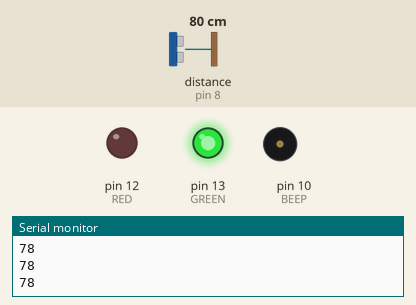
The sketch below on a simulated Arduino Uno, built with avr-gcc and run on an emulated ATmega328P. Shown: output pins drawn as LEDs (lit = HIGH), buzzer (waves = sounding, pin HIGH), the last lines printed to the serial monitor. Wiring (inferred from the names in the program): ultrasonic range finder: trigger pin 7; echo pin 8. Inputs (shaded band) come from the test bench; at power-on: distance to the obstacle (sensor on pin 8) 80 cm. The echo pulse lasts 58.3 µs per cm; pins used as bus, display or sensor lines are not drawn.

Above: at 1.2 s.
1.3 s: distance to the obstacle (sensor on pin 8) set to 11 cm
2.8 s: distance to the obstacle (sensor on pin 8) set to 8 cm
At 3.9 s:
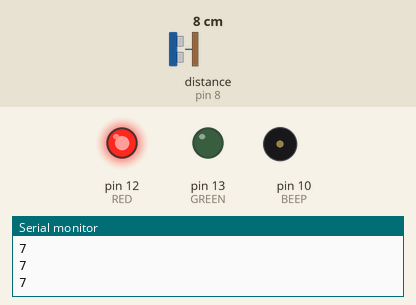
4.5 s: distance to the obstacle (sensor on pin 8) set to 4 cm
At 4.9 s:
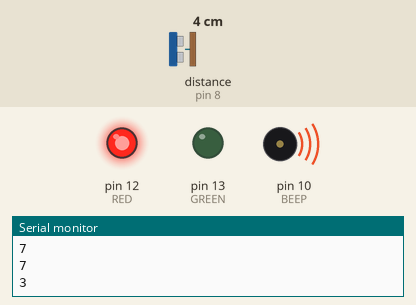
7.5 s: distance to the obstacle (sensor on pin 8) set to 9 cm
At 8.7 s:
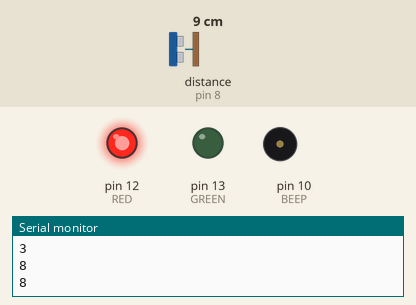
9.0 s: distance to the obstacle (sensor on pin 8) set to 2 cm
At 9.4 s:
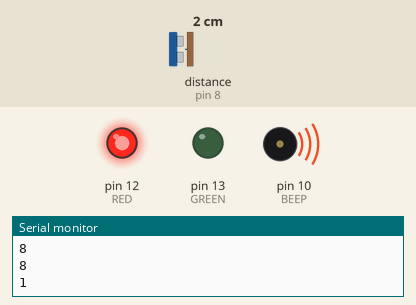
Timing chart, 0 to 13.0 s (numbered marks = the images above; inputs shaded):
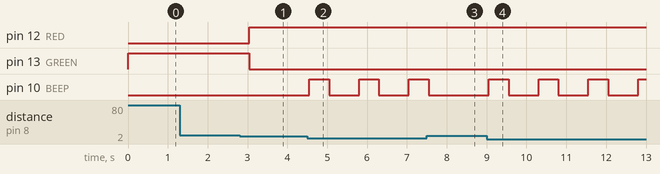

Measured:
- the behaviour switches between 10 and 9 cm on distance to the obstacle (sensor on pin 8) (found by bisection; images 0 and 1)
- the behaviour switches between 6 and 5 cm on distance to the obstacle (sensor on pin 8) (found by bisection; images 1 and 2)
- after the input at 2.8 s, pin 12 (RED): LOW → HIGH after 0.24 s; pin 13 (GREEN): HIGH → LOW after 0.24 s
- after the input at 4.5 s, pin 10 (BEEP): alternates HIGH for 0.50 s and LOW for 0.75 s, starting after 0.05 s
- after the input at 7.5 s, pin 10 (BEEP): goes on until 7.5 s, then stays LOW
- after the input at 9.0 s, pin 10 (BEEP): alternates HIGH for 0.50 s and LOW for 0.75 s, starting after 0.05 s

The sketch:

parking_sensor.ino
```cpp
#define TRIG 7
#define ECHO 8
#define GREEN 13
#define RED 12
#define BEEP 10
// defining pin numbers for ease of code


void setup() {
  // put your setup code here, to run once:
  Serial.begin(9600);      // Starting serial monitor
  pinMode(TRIG, OUTPUT);   // TRIG sends the sound pulse
  pinMode(ECHO, INPUT);    // ECHO receives the returning pulse
  pinMode(GREEN, OUTPUT);  // setting outputs
  pinMode(RED, OUTPUT);
  pinMode(BEEP, OUTPUT);
}

void loop() {
  // put your main code here, to run repeatedly:
  digitalWrite(TRIG, LOW);       // Make sure TRIG starts LOW
  delayMicroseconds(2);          // Small pause
  digitalWrite(TRIG, HIGH);      // Send HIGH for 10 microseconds
  delayMicroseconds(10);
  digitalWrite(TRIG, LOW);       // Turn TRIG off again

  // measure how long the wave takes to return, and store in duration variable
  long duration = pulseIn(ECHO, HIGH);

  // convert value in duration to distance using speed of sound
  long distance = duration * 0.034 / 2;

  Serial.println(distance);

  // conditionals based on distance
  if (distance < 5) {
    // if very close, show red and beep
    digitalWrite(RED, HIGH);
    digitalWrite(GREEN, LOW);

    digitalWrite(BEEP, HIGH);
    delay(500);
    digitalWrite(BEEP, LOW);
    delay(500);
  }
  else if (distance < 9) {
    // if close but not too close, solely show red
    digitalWrite(RED, HIGH);
    digitalWrite(GREEN, LOW);

  }
  else {
    // if safe distance, show green
    digitalWrite(RED, LOW);
    digitalWrite(GREEN, HIGH);
    digitalWrite(BEEP, LOW);
  }

  // tiny pause to stabilize sensor readings
  delay(250);
}
```
